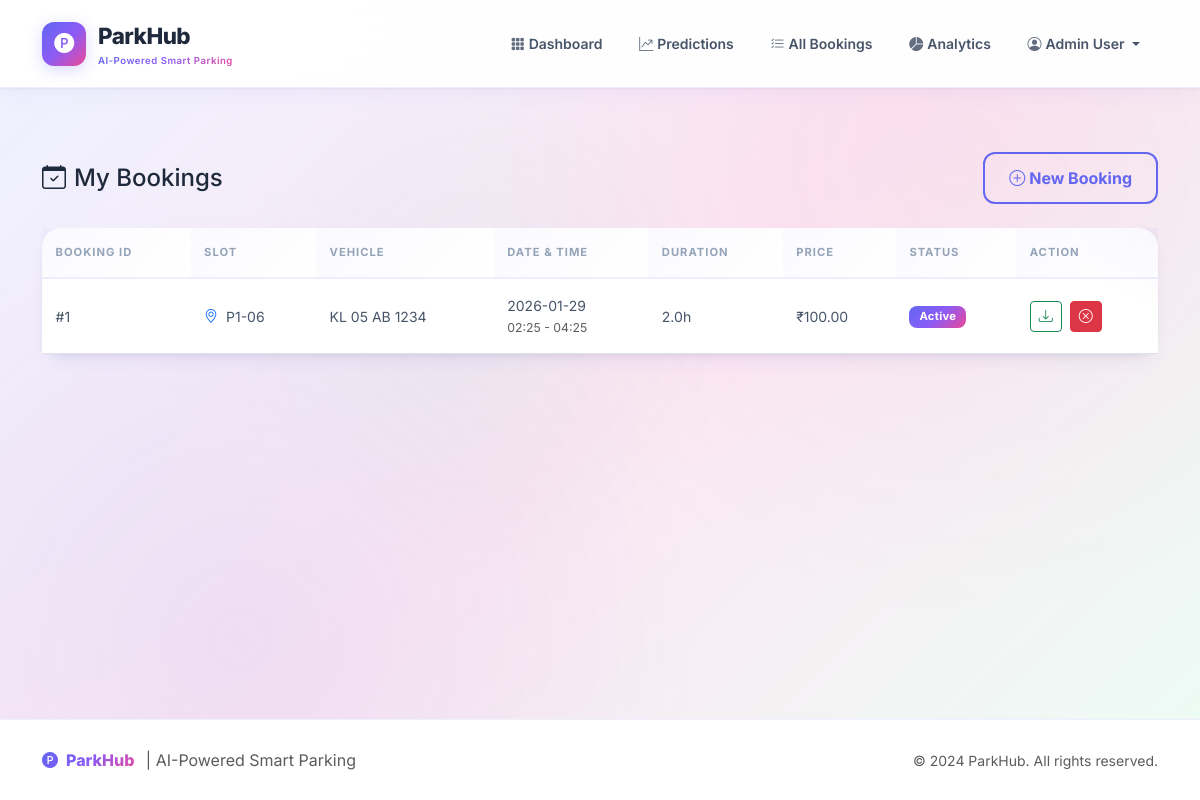
/my-bookings (signed in), run on the app's committed database.
### database/models.py (models this page shows, shortened)
class User(UserMixin, db.Model):
    __tablename__ = 'users'
    id = db.Column(db.Integer, primary_key=True)
    email = db.Column(db.String(120), unique=True, nullable=False, index=True)
    name = db.Column(db.String(100), nullable=False)
    password_hash = db.Column(db.String(256), nullable=False)
    is_admin = db.Column(db.Boolean, default=False)
    booking_count = db.Column(db.Integer, default=0)
    created_at = db.Column(db.DateTime, default=datetime.utcnow)
    bookings = db.relationship('Booking', backref='user', lazy='dynamic')

class Booking(db.Model):
    __tablename__ = 'bookings'
    id = db.Column(db.Integer, primary_key=True)
    user_id = db.Column(db.Integer, db.ForeignKey('users.id'), nullable=False, index=True)
    slot_id = db.Column(db.Integer, db.ForeignKey('parking_slots.id'), nullable=False, index=True)
    vehicle_number = db.Column(db.String(20), nullable=False)
    start_time = db.Column(db.DateTime, nullable=False)
    end_time = db.Column(db.DateTime, nullable=False)
    duration_hours = db.Column(db.Float, nullable=False)
    hourly_rate = db.Column(db.Float, nullable=False)
    total_price = db.Column(db.Float, nullable=False)
    status = db.Column(db.String(20), default='active')  # active, completed, cancelled
    cancelled = db.Column(db.Boolean, default=False)
    created_at = db.Column(db.DateTime, default=datetime.utcnow)
    updated_at = db.Column(db.DateTime, default=datetime.utcnow, onupdate=datetime.utcnow)

class ParkingSlot(db.Model):
    __tablename__ = 'parking_slots'
    id = db.Column(db.Integer, primary_key=True)
    level_id = db.Column(db.Integer, db.ForeignKey('parking_levels.id'), nullable=True, index=True)
    slot_number = db.Column(db.String(20), nullable=False)  # e.g., "A-01", "B-15"
    row = db.Column(db.Integer, nullable=False)
    column = db.Column(db.Integer, nullable=False)
    is_occupied = db.Column(db.Boolean, default=False)
    last_updated = db.Column(db.DateTime, default=datetime.utcnow, onupdate=datetime.utcnow)
    bookings = db.relationship('Booking', backref='slot', lazy='dynamic')

### app.py (the view)
@app.route('/my-bookings')
@login_required
def my_bookings():
    bookings = Booking.query.filter_by(user_id=current_user.id)\
                           .order_by(Booking.created_at.desc())\
                           .limit(20).all()
    return render_template('my_bookings.html', bookings=bookings)

### app.py (called while the page is built)
@login_manager.user_loader
def load_user(user_id):
    return User.query.get(int(user_id))

@app.template_filter('format_slot')
def format_slot(slot_number):
    if slot_number and '_' in slot_number:
        parts = slot_number.split('_')
        if len(parts) == 2:
            return f'{parts[0]}-{parts[1].zfill(2)}'
    return slot_number

### templates/my_bookings.html (shortened to what this page needs)
{% extends "base.html" %}
{% block content %}
<div class="d-flex justify-content-between align-items-center mb-4">
    <h4 class="mb-0">
        <i class="bi bi-calendar-check me-2"></i>My Bookings
    </h4>
    <a href="{{ url_for('dashboard') }}" class="btn btn-outline-primary">
        <i class="bi bi-plus-circle me-1"></i>New Booking
    </a>
</div>
{% if bookings %}
<div class="card">
    <div class="card-body p-0">
        <div class="table-responsive">
            <table class="table table-hover mb-0">
                <thead class="table-light">
                    <tr>
                        <th>Booking ID</th>
                        <th>Slot</th>
                        <th>Vehicle</th>
                        <th>Date & Time</th>
                        <th>Duration</th>
                        <th>Price</th>
                        <th>Status</th>
                        <th>Action</th>
                    </tr>
                </thead>
                <tbody>
                    {% for booking in bookings %}
                    <tr>
                        <td>#{{ booking.id }}</td>
                        <td>
                            <i class="bi bi-geo-alt text-primary me-1"></i>
                            {{ booking.slot.slot_number|format_slot if booking.slot else 'N/A' }}
                        </td>
                        <td>{{ booking.vehicle_number }}</td>
                        <td>
                            <div>{{ booking.start_time.strftime('%Y-%m-%d') }}</div>
                            <small class="text-muted">
                                {{ booking.start_time.strftime('%H:%M') }} -
                                {{ booking.end_time.strftime('%H:%M') }}
                            </small>
                        </td>
                        <td>{{ booking.duration_hours }}h</td>
                        <td>₹{{ "%.2f"|format(booking.total_price) }}</td>
                        <td>
                            {% if booking.cancelled %}
                            <span class="badge bg-danger">Cancelled</span>
                            {% elif booking.status == 'completed' %}
                            <span class="badge bg-success">Completed</span>
                            {% else %}
                            <span class="badge bg-primary">Active</span>
                            {% endif %}
                        </td>
                        <td>
                            {% if not booking.cancelled %}
                            <a href="{{ url_for('download_receipt', booking_id=booking.id) }}"
                                class="btn btn-outline-success btn-sm me-1" title="Download Receipt">
                                <i class="bi bi-download"></i>
                            </a>
                            {% endif %}
                            {% if not booking.cancelled and booking.status == 'active' %}
                            <button type="button" class="btn btn-danger btn-sm"
                                onclick="cancelBooking({{ booking.id }})" title="Cancel Booking">
                                <i class="bi bi-x-circle"></i>
                            </button>
                            {% elif booking.cancelled %}
                            <span class="text-muted">—</span>
                            {% endif %}
                        </td>
                    </tr>
                    {% endfor %}
                </tbody>
            </table>
        </div>
    </div>
</div>
{% endif %}
{% endblock %}

### templates/base.html (shortened to what this page needs)
<!DOCTYPE html>
<html lang="en">
<head>
    <link href="https://cdn.jsdelivr.net/npm/bootstrap@5.3.2/dist/css/bootstrap.min.css" rel="stylesheet">
    <link href="https://cdn.jsdelivr.net/npm/bootstrap-icons@1.11.1/font/bootstrap-icons.css" rel="stylesheet">
</head>
<body class="d-flex flex-column">
    <nav class="navbar navbar-expand-lg">
        <div class="container">
            <a class="navbar-brand" href="{{ url_for('dashboard') }}">
                <span class="brand-icon">
                    <i class="bi bi-p-circle-fill"></i>
                </span>
                <div>
                    ParkHub
                    <span class="brand-tagline">AI-Powered Smart Parking</span>
                </div>
            </a>
            <div class="collapse navbar-collapse" id="navbarNav">
                <ul class="navbar-nav ms-auto">
                    {% if current_user.is_authenticated %}
                    <li class="nav-item">
                        <a class="nav-link" href="{{ url_for('dashboard') }}">
                            <i class="bi bi-grid-3x3-gap-fill me-1"></i>Dashboard
                        </a>
                    </li>
                    <li class="nav-item">
                        <a class="nav-link" href="{{ url_for('predictions') }}">
                            <i class="bi bi-graph-up-arrow me-1"></i>Predictions
                        </a>
                    </li>
                    <li class="nav-item">
                        {% if current_user.is_admin %}
                        <a class="nav-link" href="{{ url_for('admin_bookings') }}">
                            <i class="bi bi-list-check me-1"></i>All Bookings
                        </a>
                        {% else %}
                        <a class="nav-link" href="{{ url_for('my_bookings') }}">
                            <i class="bi bi-calendar2-check me-1"></i>My Bookings
                        </a>
                        {% endif %}
                    </li>
                    {% if current_user.is_admin %}
                    <li class="nav-item">
                        <a class="nav-link" href="{{ url_for('admin_analytics') }}">
                            <i class="bi bi-pie-chart-fill me-1"></i>Analytics
                        </a>
                    </li>
                    {% endif %}
                    <li class="nav-item dropdown">
                        <a class="nav-link dropdown-toggle" href="#" data-bs-toggle="dropdown">
                            <i class="bi bi-person-circle me-1"></i>{{ current_user.name }}
                        </a>
                    </li>
                    {% endif %}
                </ul>
            </div>
        </div>
    </nav>
    <main class="main-content flex-grow-1">
        <div class="container">
            {% block content %}{% endblock %}
        </div>
    </main>
    <footer>
        <div class="container">
            <div class="row align-items-center">
                <div class="col-md-6 text-center text-md-start">
                    <span class="footer-brand">
                        <i class="bi bi-p-circle-fill me-2"></i>ParkHub
                    </span>
                    <span class="ms-2 text-muted">| AI-Powered Smart Parking</span>
                </div>
                <div class="col-md-6 text-center text-md-end mt-2 mt-md-0">
                    <small class="text-muted">© 2024 ParkHub. All rights reserved.</small>
                </div>
            </div>
        </div>
    </footer>
</body>
</html>

### data on the page
User: name "Admin User"
Booking: id "1", slot.slot_number "P1-06", vehicle_number "KL 05 AB 1234", start_time "2026-01-29", start_time "02:25", end_time "04:25", duration_hours "2.0", total_price "100.00", cancelled "Active"
